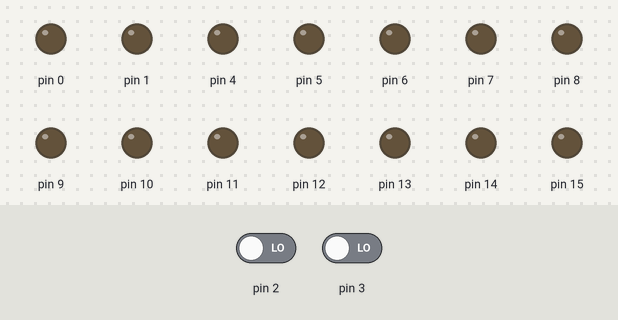
Recording of a sketch running on a simulated Arduino Uno, built with avr-gcc and run on an emulated ATmega328P. Shown: output pins drawn as LEDs (lit = HIGH). The inputs (shaded band) are chosen by the test bench; at power-on: pin 2 LOW, pin 3 LOW. Sleep ends after the set time or at an interrupt.

Above: at 1.2 s.
1.3 s: pin 2 driven HIGH
At 1.7 s:
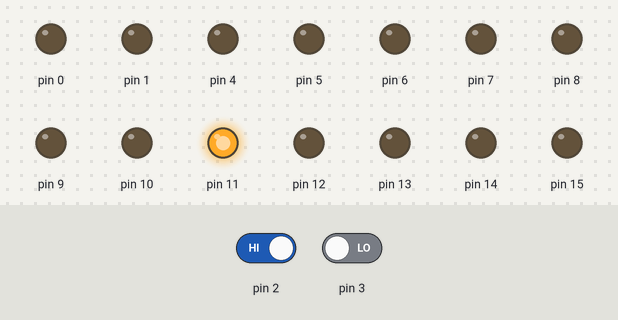
2.8 s: pin 3 driven HIGH
At 4.0 s:
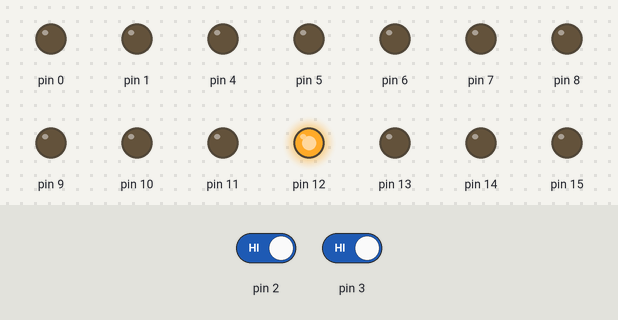
Timing chart, 0 to 5.8 s (numbered marks = the images above; inputs shaded):
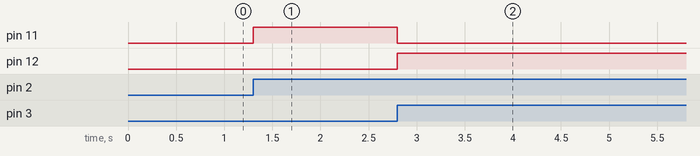

Measured:
- after the input at 1.3 s, pin 11: LOW → HIGH at once
- after the input at 2.8 s, pin 11: HIGH → LOW at once; pin 12: LOW → HIGH at once

The sketch:

STUDY_CASE_1.ino
```cpp
// NUR AIMAN
// 1716510
// WEEK 9 - STUDY CASE 1

unsigned char* adcsra = (char*)0x7A;
unsigned char* acsr = (char*) 0x50;
unsigned char* pind=(char*)0x29;
unsigned char* sreg=(char*)0x5F;
unsigned char* eimsk=(char*)0x3D;
unsigned char* eicra=(char*)0x69;
unsigned char* ddrd = (char*) 0x2A;
unsigned char* ddrb = (char*) 0x24;
unsigned char* portb = (char*) 0x25;
unsigned char* ddrc = (char*) 0x27;
unsigned char* smcr = (unsigned char*)0x53;
unsigned volatile char* mcucr = (unsigned char*) 0x55;

bool red_button;
bool green_button;


void setup()
{
  DisableADCandComparator();  // Call the function to turn off the ADC and the comparator.
  EnableExternalInterrupts(); // Call the functon to enable external interrupt
}
void loop()
{
  DeepSleep();
}
ISR(INT0_vect)
{
    red_button = ((*pind) & 0b00000100);    // Check the status PD2
    *portb = red_button << 3;               // LED on PB4 will turned ON if the bool is TRUE
}
ISR(INT1_vect)
{
    green_button = ((*pind) & 0b00001000);   // Check status PD3
    *portb = green_button << 4;             // LED on PB3 will turned ON if the bool is TRUE
}
void DisableADCandComparator()
{
  *ddrd = 0b11110011;                       // Set PB3 and PB4 as input
  *ddrb = 0b11111111;                       // Set up all pin as output to save the power
  *ddrc = 0b11111111;
  *adcsra= 0;                               //Disable ADC
  *acsr= 1<< 7;                             //Disable comparator
}
void EnableExternalInterrupts()
{
  *sreg |= (1 << 7);                        //Enable interrupts
  *eimsk = 3;                               //Enable INT0 and INT1
  *eicra = 15;                              //Set trigger mode to LOW TO HIGH
}
void DeepSleep()
{
  *smcr = 5;                                // POWER DOWN and set Sleep Enable
  *mcucr = 0b01100000;                      //Set Both BODS and BODSE
  *mcucr = 0b01000000;                      //Set BODS and clear BODSE
  asm("sleep");
}
```
